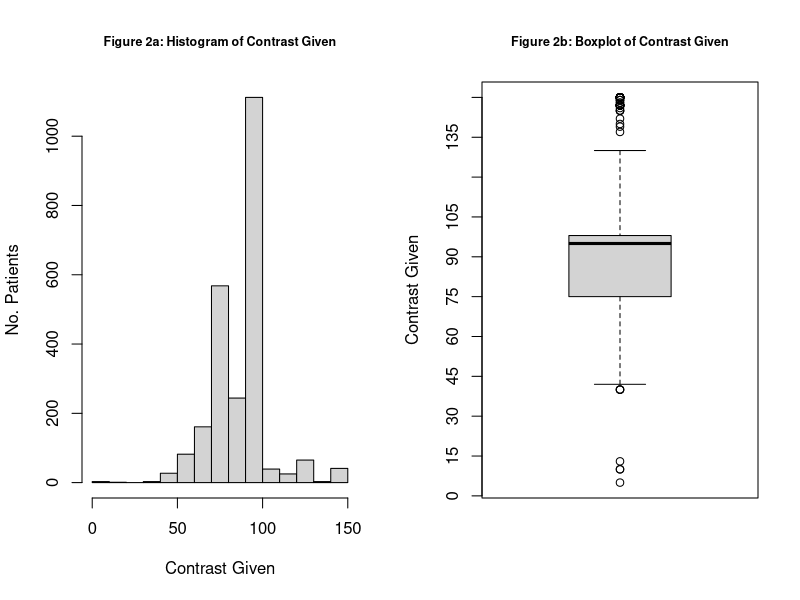

Reproduce this figure in R. (Note: this script raises an error after producing the figure.)
## ---- chunk 1
knitr::opts_chunk$set(echo = TRUE)
## ---- chunk 2
library(readxl)
PE <- read_excel("Data/Updates/Book2.xlsx")
PE$BMI <- as.numeric(PE$BMI)
PE <- na.omit(PE)
summary(PE)
## ---- chunk 3

## Looking at Contrast: Histogram and Boxplot
par(mfrow = c(1,2))
hist(PE$`Contrast Given`, breaks = 20, main = "Figure 2a: Histogram of Contrast Given",
     xlab = "Contrast Given", ylab = "No. Patients", cex.main = 0.75)
boxplot(PE$`Contrast Given`, main = "Figure 2b: Boxplot of Contrast Given", cex.main = 0.75, 
        ylab = "Contrast Given", yaxp = c(0,150,10))
par(mfrow = c(1,1))

## Looking at Effective Dose: Histogram and Boxplot
par(mfrow = c(1,2))
hist(PE$`Eff Dose`, breaks = 20, main = "Figure 1a: Histogram of Effective Dose",
     xlab = "Effective Dose", ylab = "No. Patients", cex.main = 0.75)
axis(side = 1, at = seq(0,100,10))
boxplot(PE$`Eff Dose`, main = "Figure 1b: Boxplot of Effective Dose", cex.main = 0.75, 
        ylab = "Effective Dose")
axis(side = 2, at = seq(0,100,10))
par(mfrow = c(1,1))
## ---- chunk 4
## Plotting Contrast by Age (10 Year Intervals)
age_cuts <- c("<10", "10-20", "20-30", "30-40", "40-50","50-60", "60-70",
              "70-80", "80-90", "90-100", ">100")
PE$Age10 <- cut(PE$Age, breaks = seq(0,110,10), labels = age_cuts)
summary(PE$Age10)

contrast_by_age <- tapply(PE$`Contrast Given`, PE$Age10, "mean")
plot(contrast_by_age, type = "l", ylab = "Contrast Given", xlab = "Age Group", xaxt = "n",
     main = "Avergae Contrast Administered by Age")
points(contrast_by_age)
axis(1, at = 1:11, labels = age_cuts, cex.axis = .75)

## Plotting Radiation by Age (10 Year Intervals)
rad_by_age <- tapply(PE$`Eff Dose`, PE$Age10, "mean")
plot(rad_by_age, type = "l", ylab = "Effective Dose", xlab = "Age Group", xaxt = "n",
     main = "Mean Effective Dose by Age")
points(rad_by_age)
axis(1, at = 1:11, labels = age_cuts, cex.axis = .75)

## Plotting Contrast by BMI (5 Unit Intervals)
BMI_cuts <- c("10-15", "15-20", "20-25", "25-30","30-35", "35-40",
              "40-45", "45-50", "50-55", "55-60", ">60")
PE$BMI10 <- cut(PE$BMI, breaks = c(seq(10,60,5),92), labels = BMI_cuts)
summary(PE$BMI10)

contrast_by_bmi <- tapply(PE$`Contrast Given`, PE$BMI10, "mean")
plot(contrast_by_bmi, type = "l", ylab = "Contrast Given", xlab = "BMI Group", xaxt = "n",
     main = "Avergae Contrast Administered by BMI")
points(contrast_by_bmi)
axis(1, at = 1:11, labels = BMI_cuts, cex.axis = .75)

## Plotting Radiation by BMI (5 Unit Intervals)
rad_by_bmi <- tapply(PE$`Eff Dose`, PE$BMI10, "mean")
plot(rad_by_bmi, type = "l", ylab = "Effective Dose", xlab = "BMI Group", xaxt = "n",
     main = "Mean Effective Dose by BMI")
points(rad_by_bmi)
axis(1, at = 1:11, labels = BMI_cuts, cex.axis = .75)
